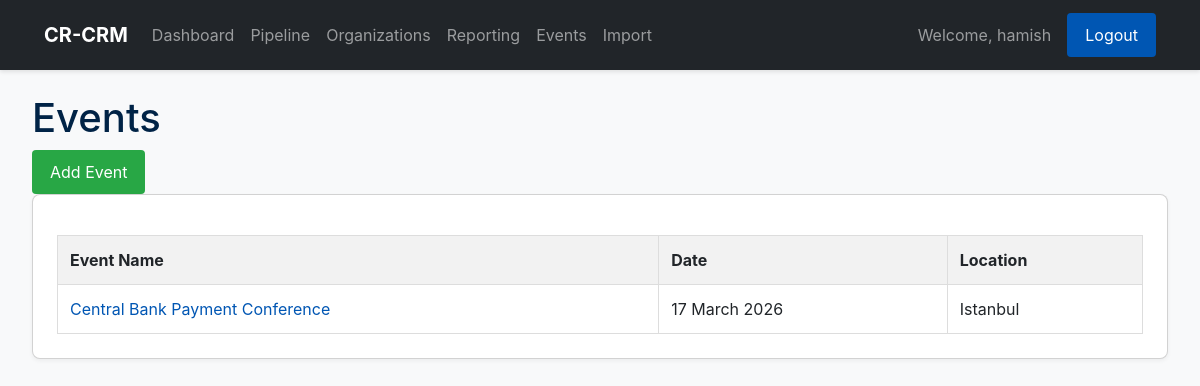
The page /events (signed in) on the database its author committed.
### app.py (models this page shows, shortened)
class User(UserMixin, db.Model):
    id = db.Column(db.Integer, primary_key=True)
    username = db.Column(db.String(80), unique=True, nullable=False)
    email = db.Column(db.String(120), unique=True, nullable=False)
    password_hash = db.Column(db.String(256), nullable=False)
    organizations = db.relationship('Organization', backref='owner', lazy=True)
    deals = db.relationship('Deal', backref='owner', lazy=True)

class Event(db.Model):
    id = db.Column(db.Integer, primary_key=True)
    name = db.Column(db.String(200), nullable=False)
    date = db.Column(db.Date, nullable=False)
    location = db.Column(db.String(100))
    attendees = db.relationship('Attendee', backref='event', lazy='dynamic', cascade="all, delete-orphan")

### app.py (the view)
@app.route('/events')
@login_required
def event_list():
    events = Event.query.order_by(Event.date.desc()).all()
    return render_template('event_list.html', events=events)

### app.py (called while the page is built)
@login_manager.user_loader
def load_user(user_id):
    return User.query.get(int(user_id))

### templates/event_list.html (shortened to what this page needs)
{% extends "base.html" %}
{% block content %}
<div class="page-header">
    <h1>Events</h1>
    <a href="{{ url_for('add_event') }}" class="button btn-success">Add Event</a>
</div>
<div class="card">
    <table>
        <thead><tr><th>Event Name</th><th>Date</th><th>Location</th></tr></thead>
        <tbody>
        {% for event in events %}
            <tr>
                <td><a href="{{ url_for('event_detail', event_id=event.id) }}">{{ event.name }}</a></td>
                <td>{{ event.date.strftime('%d %B %Y') }}</td>
                <td>{{ event.location }}</td>
            </tr>
        {% else %}
            <tr><td colspan="3">No events created yet.</td></tr>
        {% endfor %}
        </tbody>
    </table>
</div>
{% endblock %}

### templates/base.html (shortened to what this page needs)
<!DOCTYPE html>
<html lang="en">
<head>
    <link href="https://cdn.jsdelivr.net/npm/bootstrap@5.3.3/dist/css/bootstrap.min.css" rel="stylesheet">
    <link rel="stylesheet" href="{{ url_for('static', filename='css/style.css') }}">
</head>
<body style="background-color: #f8f9fa;">
    <nav class="navbar navbar-expand-lg navbar-dark bg-dark">
        <div class="container-fluid">
            <a class="navbar-brand fw-bold" href="{{ url_for('dashboard') }}">CR-CRM</a>
            <div class="collapse navbar-collapse" id="navbarNav">
                <ul class="navbar-nav me-auto mb-2 mb-lg-0">
                    <li class="nav-item">
                        <a class="nav-link" href="{{ url_for('dashboard') }}">Dashboard</a>
                    </li>
                    <li class="nav-item">
                        <a class="nav-link" href="{{ url_for('pipeline') }}">Pipeline</a>
                    </li>
                    <li class="nav-item">
                        <a class="nav-link" href="{{ url_for('organization_list') }}">Organizations</a>
                    </li>
                    <li class="nav-item">
                        <a class="nav-link" href="{{ url_for('reporting') }}">Reporting</a>
                    </li>
                    <li class="nav-item">
                        <a class="nav-link" href="{{ url_for('event_list') }}">Events</a>
                    </li>
                    <li class="nav-item">
                        <a class="nav-link" href="{{ url_for('import_data') }}">Import</a>
                    </li>
                </ul>
                {% if current_user.is_authenticated %}
                <span class="navbar-text me-3">
                    Welcome, {{ current_user.username }}
                </span>
                <a href="{{ url_for('logout') }}" class="btn btn-outline-light btn-sm">Logout</a>
                {% else %}
                <a href="{{ url_for('login') }}" class="btn btn-outline-light btn-sm">Login</a>
                {% endif %}
            </div>
        </div>
    </nav>
    <main class="container mt-4">
        {% block content %}{% endblock %}
    </main>
</body>
</html>

### static/css/style.css (style rules this page uses)
body { font-family: -apple-system, BlinkMacSystemFont, "Segoe UI", Roboto, "Helvetica Neue", Arial, sans-serif; margin: 0; background-color: #f4f7f6; color: #3a3b3c; }
.container { max-width: 1200px; margin: 2rem auto; padding: 0 2rem; }
h1, h2, h3 { color: #002346; margin-top: 0; }
a { color: #0056b3; text-decoration: none; }
.navbar { background-color: #002346; padding: 0.8rem 2rem; color: white; display: flex; align-items: center; justify-content: space-between; box-shadow: 0 2px 4px rgba(0,0,0,0.1); }
.navbar-brand { font-size: 1.25rem; font-weight: bold; }
.card { background-color: white; border-radius: 8px; padding: 1.5rem; box-shadow: 0 2px 4px rgba(0,0,0,0.05); margin-bottom: 2rem; }
.button, .btn { display: inline-block; padding: 10px 18px; background-color: #0056b3; color: white !important; border: none; border-radius: 4px; cursor: pointer; font-size: 1rem; text-align: center; text-decoration: none; }
.btn-success { background-color: #28a745; }
table { width: 100%; border-collapse: collapse; margin-top: 1em; background-color: white; }
th, td { border: 1px solid #ddd; padding: 12px; text-align: left; }
th { background-color: #f2f2f2; }

### rows shown on the page
User: username "hamish"
Event: name "Central Bank Payment Conference", date "17 March 2026", location "Istanbul"
